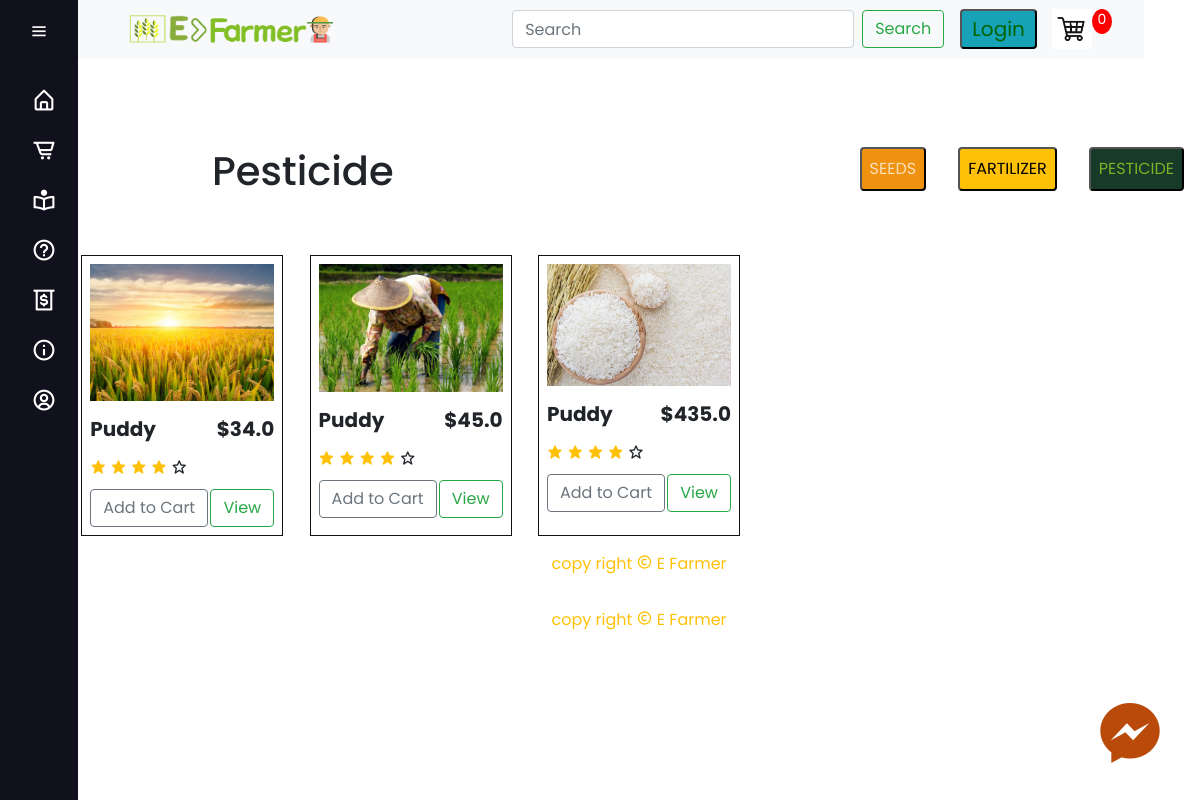
Screenshot of /pesticide/ with the database file from the repository.
### farmer/models/seedModels.py (models this page shows, shortened)
class PesticideProduct(models.Model):
	name = models.CharField(max_length=200)
	price = models.FloatField()
	digital = models.BooleanField(default=False,null=True, blank=True)
	image = models.ImageField(null=True, blank=True)
	@property
	def imageURL(self):
		try:
			url = self.image.url
		except:
			url = ''
		return url

### farmer/views.py (the view)
# urls.py: path('pesticide/',views.pesticide, name = "pesticide"),
def pesticide(request):
	data = cartData(request)
	cartItems = data['cartItems']
	order = data['order']
	items = data['items']
	products = PesticideProduct.objects.all()
	context = {'products':products, 'cartItems':cartItems}
	return render(request, 'farmer/store/pesticide.html',context)

### farmer/utils.py (called while the page is built, shortened)
def cookieCart(request):
	try:
		cart = json.loads(request.COOKIES['cart'])
	except:
		cart = {}
		print('CART:', cart)
	items = []
	order = {'get_cart_total':0, 'get_cart_items':0, 'shipping':False}
	cartItems = order['get_cart_items']
	return {'cartItems':cartItems ,'order':order, 'items':items}

def cartData(request):
	if request.user.is_authenticated:
		customer = request.user.customer
		order, created = Order.objects.get_or_create(customer=customer, complete=False)
		items = order.orderitem_set.all()
		cartItems = order.get_cart_items
	else:
		cookieData = cookieCart(request)
		cartItems = cookieData['cartItems']
		order = cookieData['order']
		items = cookieData['items']
	return {'cartItems':cartItems ,'order':order, 'items':items}

### farmer/templates/farmer/store/pesticide.html
{% extends 'farmer/main.html' %}
{% load static %}
{% block content %}
<div class="mt-4 pt-5 d-flex flex-row-reverse bd-highlight">
	<a href="{% url 'pesticide' %}"><button style="background-color: #183a29 ; color: #79b426;" class = "m-3   p-2 rounded " data-product="{{product.id}}" data-action="add" class="btn btn-outline-secondary add-btn update-cart">PESTICIDE</button></a>
	<a href="{% url 'fartilizer' %}"><button  class = "m-3 bg-warning p-2 rounded " data-product="{{product.id}}" data-action="add" class="btn btn-outline-secondary add-btn update-cart">FARTILIZER</button></a>
	<a href="{% url 'store' %}"><button style="background-color: #ef920f ; color: #f9dfbc;"  class = "m-3 p-2 rounded " data-product="{{product.id}}" data-action="add" class="btn btn-outline-secondary add-btn update-cart">SEEDS  </button></a>
	<h1 style="padding-right : 450px;" class="pt-3"  >Pesticide</h1>
  </div>
<div class="items mt-5">
	{% for product in products %}
	<div class="item">
		<img class="thumbnail p-2" src="{{product.imageURL}}">
		<div class="item-details">
			<div class="p-2 d-flex justify-content-between" style = "display: flex; ">
				<h5><strong>{{product.name}}</strong></h5>
				<h5><strong>${{product.price}}</strong></h5>
			</div>
			<div class="rating pl-2">
				<i class = 'bx bxs-star text-warning'></i>
				<i class = 'bx bxs-star text-warning'></i>
				<i class = 'bx bxs-star text-warning'></i>
				<i class = 'bx bxs-star text-warning'></i>
				<i class = 'bx bx-star'></i>
			</div>
			<div class="item_info p-2 d-flex justify-content-between">
				<button data-product="{{product.id}}" data-action="add" class="btn btn-outline-secondary add-btn update-cart">Add to Cart</button>
				<a class="btn btn-outline-success " href="#">View</a>
			</div>
		</div>
	</div>
	{% endfor %}
</div>
<p class="text-center text-warning pt-3">copy right <i class='bx bx-copyright'></i> E Farmer</p>
{% endblock content %}

### static/css/navbar.css (style rules this page uses)
* { margin: 0; padding: 0; box-sizing: border-box; font-family: "poppins",sans-serif; }
body { min-height: 100vh; width: 100%; }

### static/css/store.css (style rules this page uses)
* { margin: 0; padding: 0; }
body { font-family: 'Poppins', sans-serif; background-color: #f9dfbc; }
.item { border: 1px solid #111; height: 100%; }
.items { display: grid; grid-gap: 20px; place-items: center; grid-template-columns: repeat(5, 1fr); }
.item img { width: 200px; }
.btn { border-radius: 0; }

### static/css/home.css (style rules this page uses)
*,*::before,*::after { box-sizing: border-box; }

### static/css/solution.css (style rules this page uses)
* { margin: 0; padding: 0; }

### rows the page displays
PesticideProduct: imageURL (picture), name "Puddy", price "34.0"
PesticideProduct: imageURL (picture), name "Puddy", price "45.0"
PesticideProduct: imageURL (picture), name "Puddy", price "435.0"

### other values shown
{{ cartItems }} "0"
